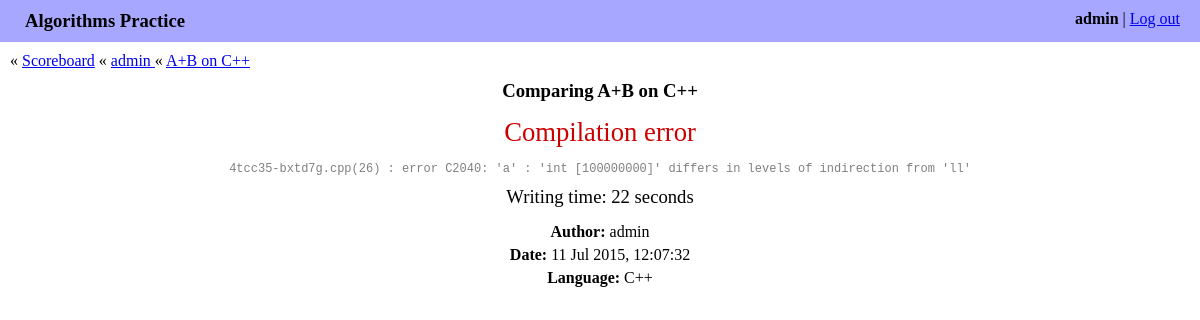
The page /history/admin/ab-on-c/751/ (signed in) on the database its author committed.
### algo/models.py (models this page shows, shortened)
class Submit(models.Model):
    algorithm = models.ForeignKey(Algorithm)
    author = models.ForeignKey(User)
    date = models.DateTimeField(auto_now_add=True)
    elapsed_seconds = models.IntegerField()
    source_code = models.TextField()
    score = models.FloatField()
    judge_submit_date = models.DateTimeField(blank=True, null=True)
    judge_verdict = models.CharField(blank=True, max_length=255)
    judge_test = models.IntegerField(blank=True, null=True)
    judge_comment = models.TextField(blank=True)
    awaiting_for_verdict = models.BooleanField()
    def get_verdict_type(self):
        try:
            return JUDGE_VERDICTS[self.judge_verdict][1]
        except KeyError:
            return 'unknown'
    def get_verdict_kind(self):
        verdict_type = self.get_verdict_type()
        if verdict_type == 'rejected':
            return 'bad'
        if verdict_type == 'accepted':
            return 'good'
        return 'unknown'
    def is_scores_visible(self):
        return not self.judge_verdict or self.get_verdict_kind() == 'good'
    EPS = 1e-7

class Algorithm(models.Model):
    name = models.CharField(max_length=255)
    slug = models.SlugField(max_length=60)
    language = models.ForeignKey(Language)
    source_code = models.TextField()
    judge_space_id = models.IntegerField(blank=True, null=True)
    judge_problem_id = models.IntegerField(blank=True, null=True)

class Language(models.Model):
    name = models.CharField(max_length=255)
    mime_type = models.CharField(max_length=60)
    judge_language_id = models.IntegerField()

### algo/views.py (the view)
@login_required
def show_submit(request, author_username, algorithm_slug, submit_id,
                new_submit=False):
    author = get_object_or_404(User, username=author_username)
    algorithm = get_object_or_404(Algorithm, slug=algorithm_slug)
    submit = get_object_or_404(Submit, author=author, algorithm=algorithm,
                               id=submit_id)
    comparer = CodeComparer(submit.source_code, algorithm.source_code)
    return render(request, 'algo/submit.html', {
        'comparer': comparer,
        'editable_region': comparer.editable_region,
        'new_submit': new_submit,
        'submit': submit,
    })

### algo/code_processing.py (called while the page is built)
def split_to_lines(code):
    return [line.rstrip() for line in code.splitlines()]

def split_to_tokens(code):
    return re.findall(r'\w+|\S', code)

def levenshtein_distance(a, b):
    M = len(a)
    N = len(b)
    dp = [[0 for j in range(N + 1)] for i in range(M + 1)]
    for i in range(M + 1):
        for j in range(N + 1):
            if i == 0 or j == 0:
                dp[i][j] = i + j
                continue
            dp[i][j] = min(
                dp[i][j - 1] + 1,
                dp[i - 1][j] + 1,
                dp[i - 1][j - 1] + (a[i - 1] != b[j - 1]),
            )
    return dp[M][N]

    def _calculate_score(self):
        written_tokens = split_to_tokens(self.written_fragment)
        expected_tokens = split_to_tokens(self.expected_fragment)
        self.distance = levenshtein_distance(written_tokens, expected_tokens)
        self.max_distance = max(len(written_tokens), len(expected_tokens))
        score = (1.0 - self.distance / self.max_distance) * 100
        self.score = math.floor(score * 10) / 10

### algo/templates/algo/submit.html (shortened to what this page needs)
{% extends "algo/base.html" %}
{% load staticfiles %}
{% block includes %}
<link rel="stylesheet" href="{% static 'algo/lib/codemirror-5.3/lib/codemirror.css' %}" />
<link rel="stylesheet" href="{% static 'algo/lib/codemirror-5.3/addon/scroll/simplescrollbars.css' %}" />
<link rel="stylesheet" href="{% static 'algo/lib/codemirror-5.3/addon/merge/merge.css' %}" />
{% endblock %}
{% block content %}
<div class="navigation_box">
    &laquo; <a href="{% url 'algo:index' %}">Scoreboard</a>
    &laquo; <a href="{% url 'algo:history' author_username=submit.author.username %}">
        {{ submit.author.username }}
    </a>
    &laquo; <a href="{% url 'algo:history' author_username=submit.author.username algorithm_slug=submit.algorithm.slug %}">
        {{ submit.algorithm.name }}
    </a>
</div>
<div class="submit_content">
    <h3>Comparing {{ submit.algorithm.name }}</h3>
    <div class="match_description">
        {% if submit.is_scores_visible %}
        <div class="match_percents">Match: {{ comparer.score|floatformat:1 }}%</div>
        <div class="match_comment">
            * &ndash; Levenshtein distance by tokens: {{ comparer.distance }} (max {{ comparer.max_distance }})
        </div>
        {% if submit.judge_verdict %}
        <div class="submit_field">
            Verdict:
            <span class="verdict_{{ submit.get_verdict_kind }}">{{ submit.judge_verdict }}</span>
        </div>
        {% endif %}
        {% else %}
        <div class="match_big_verdict verdict_{{ submit.get_verdict_kind }}">
            {{ submit.judge_verdict }}
        </div>
        {% endif %}
        {% if submit.judge_comment != '' %}
        <div class="submit_judge_comment">
            {{ submit.judge_comment|linebreaksbr }}
        </div>
        {% endif %}
        <div class="submit_field submit_writing_time">Writing time: {{ submit.elapsed_seconds }} seconds</div>
    </div>
    <div class="match_continue">
        {% if new_submit %}
        <a href="{% url 'algo:check' algorithm_slug=submit.algorithm.slug %}">Try again</a>
        <a href="{% url 'algo:check_random' %}">Try random</a>
        {% else %}
        <p><b>Author:</b> {{ submit.author.username }}</p>
        <p><b>Date:</b> {{ submit.date|date:"d M Y, H:m:s" }}</p>
        <p><b>Language:</b> {{ submit.algorithm.language.name }}</p>
        {% endif %}
    </div>
{% endblock %}

### algo/templates/algo/base.html (shortened to what this page needs)
<!DOCTYPE html>
<html>
    <head>
        {% load staticfiles %}
        {% block includes %}{% endblock %}
        <link rel="stylesheet" href="{% static 'algo/style.css' %}">
    </head>
    <body>
        <div class="account_bar">
            <div class="account_info">
                <b>{{ request.user.username }}</b> | <a href="{% url 'logout' %}">Log out</a>
            </div>
            <div class="site_title">Algorithms Practice</div>
        </div>
        <div class="content">
        {% block content %}{% endblock %}
    </body>
</html>

### algo/static/algo/style.css (style rules this page uses)
body { margin: 0; }
.account_bar { background-color: #a7a7ff; padding: 10px 20px 10px 25px; }
.account_info { float: right; }
.site_title { font-size: 14pt; font-weight: bold; }
.content { margin: 10px; }
h3 { margin-top: 10px; }
.verdict_bad { color: #c00; }
.submit_content { margin-left: auto; margin-right: auto; text-align: center; width: 1000px; }
.submit_content h3 { margin-bottom: 5px; overflow-y: hidden; }
.match_description { margin-top: 15px; margin-bottom: 15px; }
.match_continue { margin: 15px; }
.match_continue a, .match_continue p { margin: 5px; }
.match_big_verdict { font-size: 20pt; margin: 10px; }
.submit_field { font-size: 14pt; margin: 4px; }
.submit_judge_comment { color: gray; display: inline-block; font-family: "Lucida Console", Monaco, monospace; font-size: 12px; text-align: left; }
.submit_writing_time { margin: 10px; }

### rows shown on the page
Submit: author.username "admin", algorithm.name "A+B on C++", judge_verdict "Compilation error", judge_comment "4tcc35-bxtd7g.cpp(26) : error C2040: 'a' : 'int [100000000]' differs in levels of indirection from 'll'", elapsed_seconds "22", date "11 Jul 2015, 12:07:32", algorithm.language.name "C++"

### other values the page prints
{{ request.user.username }} "admin"
